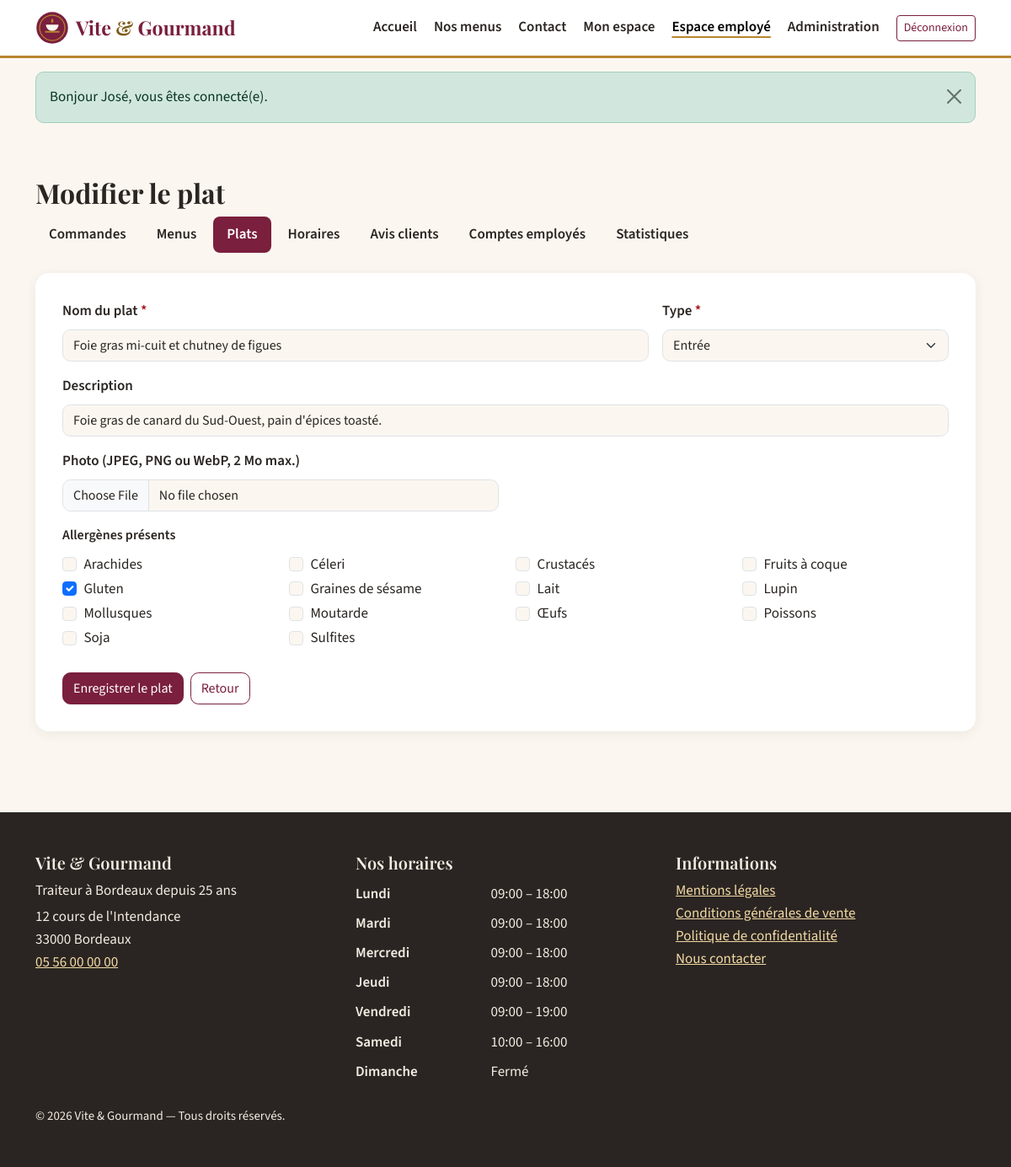
Screenshot of /employe/plats/1 (signed in) with the database file from the repository.
### tables this page shows
CREATE TABLE plat (
    plat_id      INT AUTO_INCREMENT PRIMARY KEY,
    titre_plat   VARCHAR(120) NOT NULL,
    type_plat    ENUM('entree','plat','dessert') NOT NULL,
    description  VARCHAR(255) NULL,
    photo        MEDIUMBLOB NULL,                      
    photo_mime   VARCHAR(30) NULL
);

CREATE TABLE allergene (
    allergene_id INT AUTO_INCREMENT PRIMARY KEY,
    libelle      VARCHAR(80) NOT NULL UNIQUE
);

CREATE TABLE horaire (
    horaire_id       INT AUTO_INCREMENT PRIMARY KEY,
    jour             VARCHAR(20) NOT NULL UNIQUE,
    heure_ouverture  VARCHAR(10) NULL,                
    heure_fermeture  VARCHAR(10) NULL,
    ordre            TINYINT NOT NULL
);

### views/employe/plat-form.php (the view, shortened to what the rows shown need)
<?php
$p = $plat ?? [];
$sel = isset($_SESSION['old']['allergenes']) ? array_map('intval', (array) $_SESSION['old']['allergenes']) : ($p['allergene_ids'] ?? []);
$action = $plat ? '/employe/plats/' . (int) $p['plat_id'] : '/employe/plats/nouveau';
?>
<div class="container py-5">
    <h1 class="h2"><?= e($titre) ?></h1>
    <?php require ROOT_PATH . '/views/employe/_nav.php'; ?>
    <form method="post" action="<?= e($action) ?>" enctype="multipart/form-data" class="form-card" novalidate>
        <div class="row g-3">
            <div class="col-md-8">
                <label for="titre_plat" class="form-label required">Nom du plat</label>
                <input type="text" class="form-control<?= aria_invalid('titre_plat') ?>" id="titre_plat" name="titre_plat" value="<?= old('titre_plat', $p['titre_plat'] ?? '') ?>" maxlength="120" required>
            </div>
            <div class="col-md-4">
                <label for="type_plat" class="form-label required">Type</label>
                <select class="form-select" id="type_plat" name="type_plat">
                    <?php foreach (['entree' => 'Entrée', 'plat' => 'Plat', 'dessert' => 'Dessert'] as $k => $l): ?>
                        <option value="<?= $k ?>" <?= old('type_plat', $p['type_plat'] ?? '') === $k ? 'selected' : '' ?>><?= $l ?></option>
                    <?php endforeach; ?>
                </select>
            </div>
            <div class="col-12">
                <label for="description" class="form-label">Description</label>
                <input type="text" class="form-control" id="description" name="description" value="<?= old('description', $p['description'] ?? '') ?>" maxlength="255">
            </div>
            <div class="col-md-6">
                <label for="photo" class="form-label">Photo (JPEG, PNG ou WebP, 2 Mo max.)</label>
                <input type="file" class="form-control<?= aria_invalid('photo') ?>" id="photo" name="photo" accept="image/jpeg,image/png,image/webp">
            </div>
            <fieldset class="col-12">
                <legend class="form-label fs-6">Allergènes présents</legend>
                <div class="row">
                    <?php foreach ($allergenes as $a): ?>
                        <div class="col-6 col-md-3">
                            <div class="form-check">
                                <input class="form-check-input" type="checkbox" name="allergenes[]" value="<?= (int) $a['allergene_id'] ?>" id="al<?= (int) $a['allergene_id'] ?>" <?= in_array((int) $a['allergene_id'], $sel, true) ? 'checked' : '' ?>>
                                <label class="form-check-label" for="al<?= (int) $a['allergene_id'] ?>"><?= e($a['libelle']) ?></label>
                            </div>
                        </div>
                    <?php endforeach; ?>
                </div>
            </fieldset>
        </div>
        <div class="mt-4 d-flex gap-2">
            <button type="submit" class="btn btn-primary">Enregistrer le plat</button>
            <a href="/employe/plats" class="btn btn-outline-primary">Retour</a>
        </div>
    </form>
</div>

### src/Core/Router.php (shortened to what the rows shown need)
<?php
final class Router
{
    private array $routes = [];
    private function add(string $method, string $path, array $handler, array $roles): void
    {
        $pattern = preg_replace('#\{(\w+)\}#', '(?P<$1>[A-Za-z0-9\-]+)', $path);
        $this->routes[] = [$method, '#^' . $pattern . '$#', $handler, $roles];
    }
    public function dispatch(string $method, string $uri): void
    {
        $path = rawurldecode(parse_url($uri, PHP_URL_PATH) ?: '/');
        $path = $path !== '/' ? rtrim($path, '/') : '/';
        foreach ($this->routes as [$m, $regex, $handler, $roles]) {
            if ($m !== $method || !preg_match($regex, $path, $matches)) {
                continue;
            }
            if ($roles !== []) {
                Auth::requireRole($roles);
            }
            $params = array_filter($matches, 'is_string', ARRAY_FILTER_USE_KEY);
            [$class, $action] = $handler;
            (new $class())->$action(...array_values($params));
            return;
        }
    }
}

### views/layout/main.php (shortened to what the rows shown need)
<?php
$horaires = (new Catalogue())->horaires();
$user = Auth::user();
?>
<!DOCTYPE html>
<html lang="fr">
<head>
    <link href="/assets/vendor/bootstrap.min.css" rel="stylesheet">
    <link href="/assets/css/fonts.css" rel="stylesheet">
    <link href="/assets/css/style.css" rel="stylesheet">
</head>
<body>
<header class="site-header">
    <nav class="navbar navbar-expand-lg" aria-label="Menu principal">
        <div class="container">
            <a class="navbar-brand" href="/">
                <img src="/assets/img/logo.svg" alt="" width="40" height="40">
                <span>Vite <span class="amp">&amp;</span> Gourmand</span>
            </a>
            <div class="collapse navbar-collapse" id="nav-principale">
                <ul class="navbar-nav ms-auto align-items-lg-center gap-lg-1">
                    <li class="nav-item"><a class="nav-link<?= is_current('/') ?>" href="/">Accueil</a></li>
                    <li class="nav-item"><a class="nav-link<?= is_current('/menus') ?>" href="/menus">Nos menus</a></li>
                    <li class="nav-item"><a class="nav-link<?= is_current('/contact') ?>" href="/contact">Contact</a></li>
                    <?php if ($user): ?>
                        <li class="nav-item"><a class="nav-link<?= is_current('/compte') ?>" href="/compte">Mon espace</a></li>
                        <?php if (Auth::is(Auth::EMPLOYE, Auth::ADMIN)): ?>
                            <li class="nav-item"><a class="nav-link<?= is_current('/employe') ?>" href="/employe">Espace employé</a></li>
                        <?php endif; ?>
                        <?php if (Auth::is(Auth::ADMIN)): ?>
                            <li class="nav-item"><a class="nav-link<?= is_current('/admin') ?>" href="/admin">Administration</a></li>
                        <?php endif; ?>
                        <li class="nav-item">
                            <form method="post" action="/deconnexion" class="d-inline">
                                <button type="submit" class="btn btn-outline-primary btn-sm ms-lg-2">Déconnexion</button>
                            </form>
                        </li>
                    <?php else: ?>
                        <li class="nav-item"><a class="nav-link<?= is_current('/connexion') ?>" href="/connexion">Connexion</a></li>
                        <li class="nav-item"><a class="btn btn-primary btn-sm ms-lg-2" href="/inscription">Créer un compte</a></li>
                    <?php endif; ?>
                </ul>
            </div>
        </div>
    </nav>
</header>
<main id="contenu" tabindex="-1">
    <?php require ROOT_PATH . '/views/partials/flash.php'; ?>
    <?= $content ?>
</main>
<footer class="site-footer mt-5">
    <div class="container py-5">
        <div class="row g-4">
            <div class="col-md-4">
                <h2 class="h5">Vite &amp; Gourmand</h2>
                <p class="mb-1">Traiteur à Bordeaux depuis 25 ans</p>
                <address class="mb-0">12 cours de l'Intendance<br>33000 Bordeaux<br>
                    <a href="tel:+33556000000">05 56 00 00 00</a></address>
            </div>
            <div class="col-md-4">
                <h2 class="h5">Nos horaires</h2>
                <table class="table table-sm table-borderless horaires mb-0">
                    <tbody>
                    <?php foreach ($horaires as $h): ?>
                        <tr>
                            <th scope="row"><?= e($h['jour']) ?></th>
                            <td><?= $h['heure_ouverture'] ? e($h['heure_ouverture'] . ' – ' . $h['heure_fermeture']) : 'Fermé' ?></td>
                        </tr>
                    <?php endforeach; ?>
                    </tbody>
                </table>
            </div>
            <div class="col-md-4">
                <h2 class="h5">Informations</h2>
                <ul class="list-unstyled">
                    <li><a href="/mentions-legales">Mentions légales</a></li>
                    <li><a href="/cgv">Conditions générales de vente</a></li>
                    <li><a href="/confidentialite">Politique de confidentialité</a></li>
                    <li><a href="/contact">Nous contacter</a></li>
                </ul>
            </div>
        </div>
        <p class="small mt-4 mb-0">&copy; <?= date('Y') ?> Vite &amp; Gourmand — Tous droits réservés.</p>
    </div>
</footer>
</body>
</html>

### rows the page displays
plat: titre_plat "Foie gras mi-cuit et chutney de figues", type_plat "Entrée", description "Foie gras de canard du Sud-Ouest, pain d'épices toasté."
allergene: libelle "Arachides"
allergene: libelle "Céleri"
allergene: libelle "Crustacés"
allergene: libelle "Fruits à coque"
allergene: allergene_id "☑", libelle "Gluten"
allergene: libelle "Graines de sésame"
allergene: libelle "Lait"
allergene: libelle "Lupin"
allergene: libelle "Mollusques"
allergene: libelle "Moutarde"
allergene: libelle "Œufs"
allergene: libelle "Poissons"
allergene: libelle "Soja"
allergene: libelle "Sulfites"
horaire: jour "Lundi", heure_ouverture+heure_fermeture "09:00 – 18:00"
horaire: jour "Mardi", heure_ouverture+heure_fermeture "09:00 – 18:00"
horaire: jour "Mercredi", heure_ouverture+heure_fermeture "09:00 – 18:00"
horaire: jour "Jeudi", heure_ouverture+heure_fermeture "09:00 – 18:00"
horaire: jour "Vendredi", heure_ouverture+heure_fermeture "09:00 – 19:00"
horaire: jour "Samedi", heure_ouverture+heure_fermeture "10:00 – 16:00"
horaire: jour "Dimanche", shows "Fermé"

### other values shown
$f['message'] "Bonjour José, vous êtes connecté(e)."
